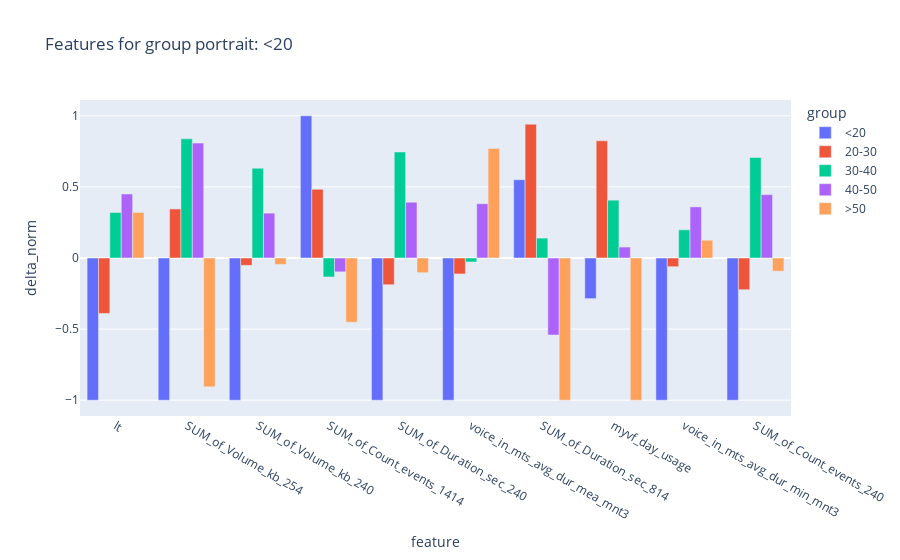
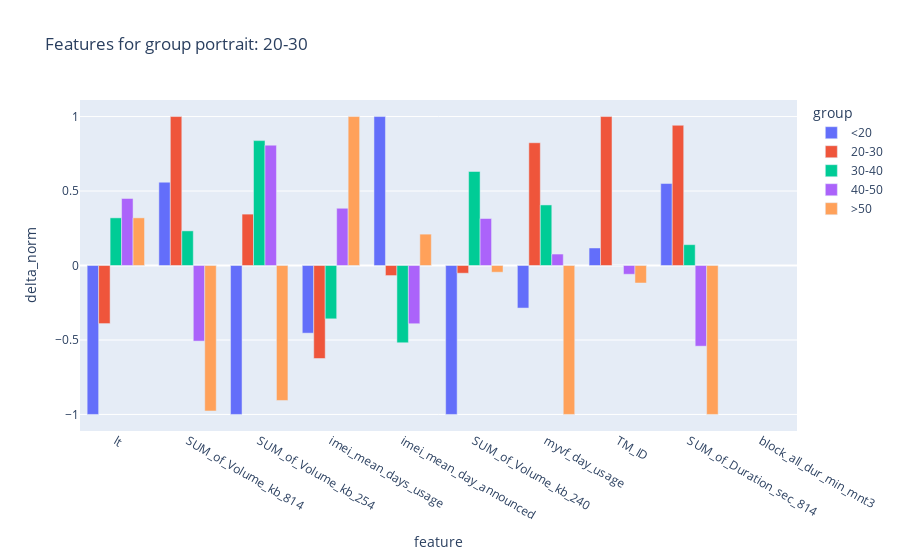
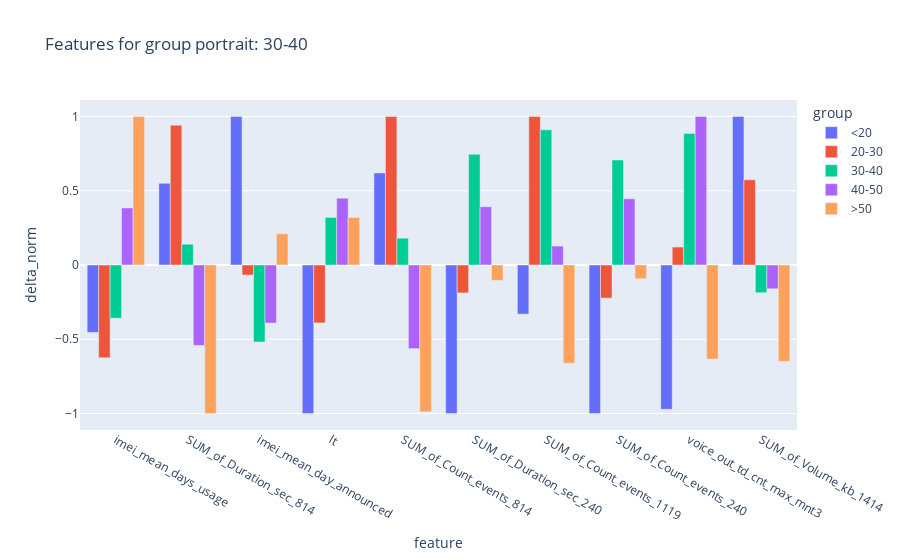
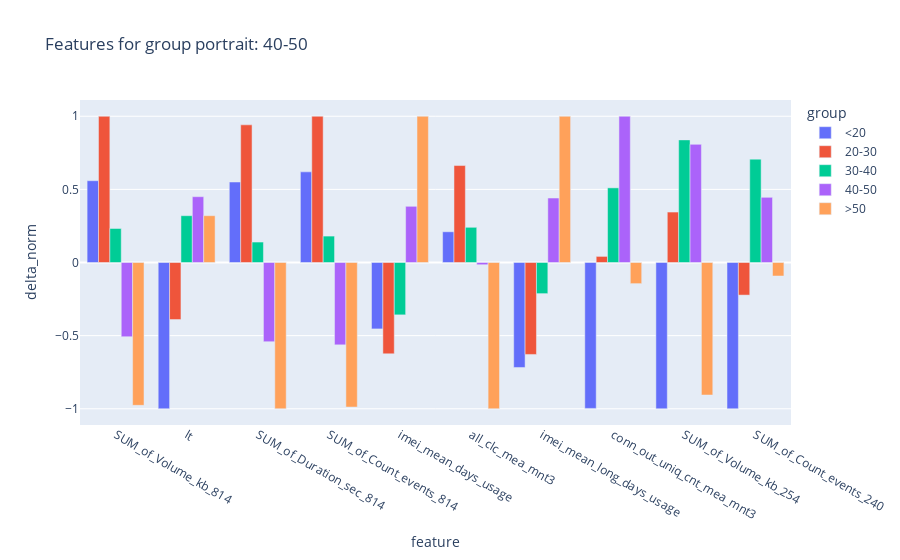

The notebook cell these images were saved under, in order:
### Code cell
for index, group in enumerate(group_names):
    df_chart = df_stats[
        (df_stats["metric"] == "50%") & (df_stats["feature"].isin(groups[index]))
    ]

    df_chart["order"] = df_chart.apply(
        lambda row: 10 * group_names.index(row["group"])
        + groups[index].index(row["feature"]),
        axis=1,
    )

    px.bar(
        df_chart.sort_values(by="order", ascending=True),
        x="feature",
        y="delta_norm",
        color="group",
        barmode="group",
        hover_data=["delta", "value", "value_rest"],
        title=f"Features for group portrait: {group}",
    ).show()

### Figure 1 — Plotly figure (JSON) as saved in the notebook; plotly's stock layout.template omitted (floating-point values rounded to 4 significant figures)
{"data": [{"alignmentgroup": "True", "customdata": [[-0.3906, 5.664, 6.055], [-28.62, 119.2, 147.9], [-37.44, 77.38, 114.8], [48.12, 61.34, 13.23], [-27.25, 64.56, 91.81], [-7.164, 16.82, 23.98], [33.44, 108.1, 74.62], [-0.8125, 51.25, 52.06], [-13.93, 0, 13.93], [-21.31, 32.62, 53.94]], "hovertemplate": "group=<20<br>feature=%{x}<br>delta_norm=%{y}<br>delta=%{customdata[0]}<br>value=%{customdata[1]}<br>value_rest=%{customdata[2]}<extra></extra>", "legendgroup": "<20", "marker": {"color": "#636efa", "pattern": {"shape": ""}}, "name": "<20", "offsetgroup": "<20", "orientation": "v", "showlegend": true, "textposition": "auto", "type": "bar", "x": ["lt", "SUM_of_Volume_kb_254", "SUM_of_Volume_kb_240", "SUM_of_Count_events_1414", "SUM_of_Duration_sec_240", "voice_in_mts_avg_dur_mea_mnt3", "SUM_of_Duration_sec_814", "myvf_day_usage", "voice_in_mts_avg_dur_min_mnt3", "SUM_of_Count_events_240"], "xaxis": "x", "y": [-1, -1, -1, 1, -1, -1, 0.5504, -0.2857, -1, -1], "yaxis": "y"}, {"alignmentgroup": "True", "customdata": [[-0.1523, 5.883, 6.035], [9.875, 148.6, 138.8], [-1.938, 106.4, 108.4], [23.27, 37.5, 14.23], [-5.125, 82.75, 87.88], [-0.8047, 22.13, 22.94], [57.19, 123.6, 66.38], [2.344, 53.69, 51.34], [-0.8516, 11.62, 12.47], [-4.75, 46.19, 50.94]], "hovertemplate": "group=20-30<br>feature=%{x}<br>delta_norm=%{y}<br>delta=%{customdata[0]}<br>value=%{customdata[1]}<br>value_rest=%{customdata[2]}<extra></extra>", "legendgroup": "20-30", "marker": {"color": "#EF553B", "pattern": {"shape": ""}}, "name": "20-30", "offsetgroup": "20-30", "orientation": "v", "showlegend": true, "textposition": "auto", "type": "bar", "x": ["lt", "SUM_of_Volume_kb_254", "SUM_of_Volume_kb_240", "SUM_of_Count_events_1414", "SUM_of_Duration_sec_240", "voice_in_mts_avg_dur_mea_mnt3", "SUM_of_Duration_sec_814", "myvf_day_usage", "voice_in_mts_avg_dur_min_mnt3", "SUM_of_Count_events_240"], "xaxis": "x", "y": [-0.39, 0.345, -0.05175, 0.4835, -0.1881, -0.1123, 0.9414, 0.8242, -0.06113, -0.2229], "yaxis": "y"}, {"alignmentgroup": "True", "customdata": [[0.125, 6.078, 5.953], [24, 159.6, 135.6], [23.62, 124.9, 101.2], [-6.414, 13.23, 19.64], [20.31, 101.4, 81.06], [-0.2031, 22.64, 22.84], [8.5, 86, 77.5], [1.156, 52.72, 51.56], [2.758, 14.25, 11.49], [15.06, 60.69, 45.62]], "hovertemplate": "group=30-40<br>feature=%{x}<br>delta_norm=%{y}<br>delta=%{customdata[0]}<br>value=%{customdata[1]}<br>value_rest=%{customdata[2]}<extra></extra>", "legendgroup": "30-40", "marker": {"color": "#00cc96", "pattern": {"shape": ""}}, "name": "30-40", "offsetgroup": "30-40", "orientation": "v", "showlegend": true, "textposition": "auto", "type": "bar", "x": ["lt", "SUM_of_Volume_kb_254", "SUM_of_Volume_kb_240", "SUM_of_Count_events_1414", "SUM_of_Duration_sec_240", "voice_in_mts_avg_dur_mea_mnt3", "SUM_of_Duration_sec_814", "myvf_day_usage", "voice_in_mts_avg_dur_min_mnt3", "SUM_of_Count_events_240"], "xaxis": "x", "y": [0.32, 0.8384, 0.6311, -0.1333, 0.7454, -0.02835, 0.1399, 0.4066, 0.198, 0.7067], "yaxis": "y"}, {"alignmentgroup": "True", "customdata": [[0.1758, 6.148, 5.973], [23.12, 162.4, 139.2], [11.81, 117.8, 105.9], [-4.68, 13.23, 17.91], [10.69, 95.94, 85.25], [2.734, 25.09, 22.36], [-32.91, 52.78, 85.69], [0.2188, 52.09, 51.88], [5.008, 16.47, 11.46], [9.5, 57.94, 48.44]], "hovertemplate": "group=40-50<br>feature=%{x}<br>delta_norm=%{y}<br>delta=%{customdata[0]}<br>value=%{customdata[1]}<br>value_rest=%{customdata[2]}<extra></extra>", "legendgroup": "40-50", "marker": {"color": "#ab63fa", "pattern": {"shape": ""}}, "name": "40-50", "offsetgroup": "40-50", "orientation": "v", "showlegend": true, "textposition": "auto", "type": "bar", "x": ["lt", "SUM_of_Volume_kb_254", "SUM_of_Volume_kb_240", "SUM_of_Count_events_1414", "SUM_of_Duration_sec_240", "voice_in_mts_avg_dur_mea_mnt3", "SUM_of_Duration_sec_814", "myvf_day_usage", "voice_in_mts_avg_dur_min_mnt3", "SUM_of_Count_events_240"], "xaxis": "x", "y": [0.45, 0.8079, 0.3155, -0.09726, 0.3922, 0.3817, -0.5417, 0.07692, 0.3595, 0.4457], "yaxis": "y"}, {"alignmentgroup": "True", "customdata": [[0.125, 6.086, 5.961], [-25.94, 120.4, 146.4], [-1.688, 106.6, 108.2], [-21.7, 2.922, 24.62], [-2.812, 84.62, 87.44], [5.516, 27.22, 21.7], [-60.75, 35.94, 96.69], [-2.844, 49.75, 52.59], [1.742, 13.73, 11.98], [-1.969, 48.41, 50.38]], "hovertemplate": "group=>50<br>feature=%{x}<br>delta_norm=%{y}<br>delta=%{customdata[0]}<br>value=%{customdata[1]}<br>value_rest=%{customdata[2]}<extra></extra>", "legendgroup": ">50", "marker": {"color": "#FFA15A", "pattern": {"shape": ""}}, "name": ">50", "offsetgroup": ">50", "orientation": "v", "showlegend": true, "textposition": "auto", "type": "bar", "x": ["lt", "SUM_of_Volume_kb_254", "SUM_of_Volume_kb_240", "SUM_of_Count_events_1414", "SUM_of_Duration_sec_240", "voice_in_mts_avg_dur_mea_mnt3", "SUM_of_Duration_sec_814", "myvf_day_usage", "voice_in_mts_avg_dur_min_mnt3", "SUM_of_Count_events_240"], "xaxis": "x", "y": [0.32, -0.9061, -0.04508, -0.451, -0.1032, 0.7699, -1, -1, 0.1251, -0.09238], "yaxis": "y"}], "layout": {"barmode": "group", "legend": {"title": {"text": "group"}, "tracegroupgap": 0}, "title": {"text": "Features for group portrait: <20"}, "xaxis": {"anchor": "y", "domain": [0, 1], "title": {"text": "feature"}}, "yaxis": {"anchor": "x", "domain": [0, 1], "title": {"text": "delta_norm"}}}}

### Figure 2 — Plotly figure (JSON) as saved in the notebook; plotly's stock layout.template omitted (floating-point values rounded to 4 significant figures)
{"data": [{"alignmentgroup": "True", "customdata": [[-0.3906, 5.664, 6.055], [69, 177.6, 108.6], [-28.62, 119.2, 147.9], [-3.25, 35.03, 38.28], [4.156, 52.09, 47.94], [-37.44, 77.38, 114.8], [-0.8125, 51.25, 52.06], [4, 3916, 3912], [33.44, 108.1, 74.62], [0, 0, 0]], "hovertemplate": "group=<20<br>feature=%{x}<br>delta_norm=%{y}<br>delta=%{customdata[0]}<br>value=%{customdata[1]}<br>value_rest=%{customdata[2]}<extra></extra>", "legendgroup": "<20", "marker": {"color": "#636efa", "pattern": {"shape": ""}}, "name": "<20", "offsetgroup": "<20", "orientation": "v", "showlegend": true, "textposition": "auto", "type": "bar", "x": ["lt", "SUM_of_Volume_kb_814", "SUM_of_Volume_kb_254", "imei_mean_days_usage", "imei_mean_day_announced", "SUM_of_Volume_kb_240", "myvf_day_usage", "TM_ID", "SUM_of_Duration_sec_814", "block_all_dur_min_mnt3"], "xaxis": "x", "y": [-1, 0.5593, -1, -0.4541, 1, -1, -0.2857, 0.1176, 0.5504, null], "yaxis": "y"}, {"alignmentgroup": "True", "customdata": [[-0.1523, 5.883, 6.035], [123.4, 214.8, 91.38], [9.875, 148.6, 138.8], [-4.469, 34, 38.47], [-0.2812, 48.34, 48.62], [-1.938, 106.4, 108.4], [2.344, 53.69, 51.34], [34, 3946, 3912], [57.19, 123.6, 66.38], [0, 0, 0]], "hovertemplate": "group=20-30<br>feature=%{x}<br>delta_norm=%{y}<br>delta=%{customdata[0]}<br>value=%{customdata[1]}<br>value_rest=%{customdata[2]}<extra></extra>", "legendgroup": "20-30", "marker": {"color": "#EF553B", "pattern": {"shape": ""}}, "name": "20-30", "offsetgroup": "20-30", "orientation": "v", "showlegend": true, "textposition": "auto", "type": "bar", "x": ["lt", "SUM_of_Volume_kb_814", "SUM_of_Volume_kb_254", "imei_mean_days_usage", "imei_mean_day_announced", "SUM_of_Volume_kb_240", "myvf_day_usage", "TM_ID", "SUM_of_Duration_sec_814", "block_all_dur_min_mnt3"], "xaxis": "x", "y": [-0.39, 1, 0.345, -0.6245, -0.06767, -0.05175, 0.8242, 1, 0.9414, null], "yaxis": "y"}, {"alignmentgroup": "True", "customdata": [[0.125, 6.078, 5.953], [28.69, 141.5, 112.8], [24, 159.6, 135.6], [-2.562, 36.03, 38.59], [-2.156, 47.16, 49.31], [23.62, 124.9, 101.2], [1.156, 52.72, 51.56], [0, 3912, 3912], [8.5, 86, 77.5], [0, 0, 0]], "hovertemplate": "group=30-40<br>feature=%{x}<br>delta_norm=%{y}<br>delta=%{customdata[0]}<br>value=%{customdata[1]}<br>value_rest=%{customdata[2]}<extra></extra>", "legendgroup": "30-40", "marker": {"color": "#00cc96", "pattern": {"shape": ""}}, "name": "30-40", "offsetgroup": "30-40", "orientation": "v", "showlegend": true, "textposition": "auto", "type": "bar", "x": ["lt", "SUM_of_Volume_kb_814", "SUM_of_Volume_kb_254", "imei_mean_days_usage", "imei_mean_day_announced", "SUM_of_Volume_kb_240", "myvf_day_usage", "TM_ID", "SUM_of_Duration_sec_814", "block_all_dur_min_mnt3"], "xaxis": "x", "y": [0.32, 0.2325, 0.8384, -0.3581, -0.5188, 0.6311, 0.4066, 0, 0.1399, null], "yaxis": "y"}, {"alignmentgroup": "True", "customdata": [[0.1758, 6.148, 5.973], [-62.62, 72.5, 135.1], [23.12, 162.4, 139.2], [2.75, 40.03, 37.28], [-1.625, 47.12, 48.75], [11.81, 117.8, 105.9], [0.2188, 52.09, 51.88], [-2, 3910, 3912], [-32.91, 52.78, 85.69], [0, 0, 0]], "hovertemplate": "group=40-50<br>feature=%{x}<br>delta_norm=%{y}<br>delta=%{customdata[0]}<br>value=%{customdata[1]}<br>value_rest=%{customdata[2]}<extra></extra>", "legendgroup": "40-50", "marker": {"color": "#ab63fa", "pattern": {"shape": ""}}, "name": "40-50", "offsetgroup": "40-50", "orientation": "v", "showlegend": true, "textposition": "auto", "type": "bar", "x": ["lt", "SUM_of_Volume_kb_814", "SUM_of_Volume_kb_254", "imei_mean_days_usage", "imei_mean_day_announced", "SUM_of_Volume_kb_240", "myvf_day_usage", "TM_ID", "SUM_of_Duration_sec_814", "block_all_dur_min_mnt3"], "xaxis": "x", "y": [0.45, -0.5076, 0.8079, 0.3843, -0.391, 0.3155, 0.07692, -0.05882, -0.5417, null], "yaxis": "y"}, {"alignmentgroup": "True", "customdata": [[0.125, 6.086, 5.961], [-120.5, 41.25, 161.8], [-25.94, 120.4, 146.4], [7.156, 43.09, 35.94], [0.875, 49.25, 48.38], [-1.688, 106.6, 108.2], [-2.844, 49.75, 52.59], [-4, 3908, 3912], [-60.75, 35.94, 96.69], [0, 0, 0]], "hovertemplate": "group=>50<br>feature=%{x}<br>delta_norm=%{y}<br>delta=%{customdata[0]}<br>value=%{customdata[1]}<br>value_rest=%{customdata[2]}<extra></extra>", "legendgroup": ">50", "marker": {"color": "#FFA15A", "pattern": {"shape": ""}}, "name": ">50", "offsetgroup": ">50", "orientation": "v", "showlegend": true, "textposition": "auto", "type": "bar", "x": ["lt", "SUM_of_Volume_kb_814", "SUM_of_Volume_kb_254", "imei_mean_days_usage", "imei_mean_day_announced", "SUM_of_Volume_kb_240", "myvf_day_usage", "TM_ID", "SUM_of_Duration_sec_814", "block_all_dur_min_mnt3"], "xaxis": "x", "y": [0.32, -0.9767, -0.9061, 1, 0.2105, -0.04508, -1, -0.1176, -1, null], "yaxis": "y"}], "layout": {"barmode": "group", "legend": {"title": {"text": "group"}, "tracegroupgap": 0}, "title": {"text": "Features for group portrait: 20-30"}, "xaxis": {"anchor": "y", "domain": [0, 1], "title": {"text": "feature"}}, "yaxis": {"anchor": "x", "domain": [0, 1], "title": {"text": "delta_norm"}}}}

### Figure 3 — Plotly figure (JSON) as saved in the notebook; plotly's stock layout.template omitted (floating-point values rounded to 4 significant figures)
{"data": [{"alignmentgroup": "True", "customdata": [[-3.25, 35.03, 38.28], [33.44, 108.1, 74.62], [4.156, 52.09, 47.94], [-0.3906, 5.664, 6.055], [29.16, 63.94, 34.78], [-27.25, 64.56, 91.81], [-3.59, 0, 3.59], [-21.31, 32.62, 53.94], [-3.766, 9.023, 12.79], [113.0, 175.9, 62.84]], "hovertemplate": "group=<20<br>feature=%{x}<br>delta_norm=%{y}<br>delta=%{customdata[0]}<br>value=%{customdata[1]}<br>value_rest=%{customdata[2]}<extra></extra>", "legendgroup": "<20", "marker": {"color": "#636efa", "pattern": {"shape": ""}}, "name": "<20", "offsetgroup": "<20", "orientation": "v", "showlegend": true, "textposition": "auto", "type": "bar", "x": ["imei_mean_days_usage", "SUM_of_Duration_sec_814", "imei_mean_day_announced", "lt", "SUM_of_Count_events_814", "SUM_of_Duration_sec_240", "SUM_of_Count_events_1119", "SUM_of_Count_events_240", "voice_out_td_cnt_max_mnt3", "SUM_of_Volume_kb_1414"], "xaxis": "x", "y": [-0.4541, 0.5504, 1, -1, 0.6197, -1, -0.3307, -1, -0.9718, 1], "yaxis": "y"}, {"alignmentgroup": "True", "customdata": [[-4.469, 34, 38.47], [57.19, 123.6, 66.38], [-0.2812, 48.34, 48.62], [-0.1523, 5.883, 6.035], [47.05, 75.19, 28.14], [-5.125, 82.75, 87.88], [10.86, 12.34, 1.48], [-4.75, 46.19, 50.94], [0.4688, 12.57, 12.1], [64.81, 129.5, 64.69]], "hovertemplate": "group=20-30<br>feature=%{x}<br>delta_norm=%{y}<br>delta=%{customdata[0]}<br>value=%{customdata[1]}<br>value_rest=%{customdata[2]}<extra></extra>", "legendgroup": "20-30", "marker": {"color": "#EF553B", "pattern": {"shape": ""}}, "name": "20-30", "offsetgroup": "20-30", "orientation": "v", "showlegend": true, "textposition": "auto", "type": "bar", "x": ["imei_mean_days_usage", "SUM_of_Duration_sec_814", "imei_mean_day_announced", "lt", "SUM_of_Count_events_814", "SUM_of_Duration_sec_240", "SUM_of_Count_events_1119", "SUM_of_Count_events_240", "voice_out_td_cnt_max_mnt3", "SUM_of_Volume_kb_1414"], "xaxis": "x", "y": [-0.6245, 0.9414, -0.06767, -0.39, 1, -0.1881, 1, -0.2229, 0.121, 0.5734], "yaxis": "y"}, {"alignmentgroup": "True", "customdata": [[-2.562, 36.03, 38.59], [8.5, 86, 77.5], [-2.156, 47.16, 49.31], [0.125, 6.078, 5.953], [8.5, 45.66, 37.16], [20.31, 101.4, 81.06], [9.879, 11.36, 1.48], [15.06, 60.69, 45.62], [3.43, 14.79, 11.36], [-21.09, 63.34, 84.44]], "hovertemplate": "group=30-40<br>feature=%{x}<br>delta_norm=%{y}<br>delta=%{customdata[0]}<br>value=%{customdata[1]}<br>value_rest=%{customdata[2]}<extra></extra>", "legendgroup": "30-40", "marker": {"color": "#00cc96", "pattern": {"shape": ""}}, "name": "30-40", "offsetgroup": "30-40", "orientation": "v", "showlegend": true, "textposition": "auto", "type": "bar", "x": ["imei_mean_days_usage", "SUM_of_Duration_sec_814", "imei_mean_day_announced", "lt", "SUM_of_Count_events_814", "SUM_of_Duration_sec_240", "SUM_of_Count_events_1119", "SUM_of_Count_events_240", "voice_out_td_cnt_max_mnt3", "SUM_of_Volume_kb_1414"], "xaxis": "x", "y": [-0.3581, 0.1399, -0.5188, 0.32, 0.1807, 0.7454, 0.91, 0.7067, 0.8851, -0.1866], "yaxis": "y"}, {"alignmentgroup": "True", "customdata": [[2.75, 40.03, 37.28], [-32.91, 52.78, 85.69], [-1.625, 47.12, 48.75], [0.1758, 6.148, 5.973], [-26.48, 18.3, 44.78], [10.69, 95.94, 85.25], [1.383, 3.59, 2.207], [9.5, 57.94, 48.44], [3.875, 15.49, 11.62], [-18.12, 61.75, 79.88]], "hovertemplate": "group=40-50<br>feature=%{x}<br>delta_norm=%{y}<br>delta=%{customdata[0]}<br>value=%{customdata[1]}<br>value_rest=%{customdata[2]}<extra></extra>", "legendgroup": "40-50", "marker": {"color": "#ab63fa", "pattern": {"shape": ""}}, "name": "40-50", "offsetgroup": "40-50", "orientation": "v", "showlegend": true, "textposition": "auto", "type": "bar", "x": ["imei_mean_days_usage", "SUM_of_Duration_sec_814", "imei_mean_day_announced", "lt", "SUM_of_Count_events_814", "SUM_of_Duration_sec_240", "SUM_of_Count_events_1119", "SUM_of_Count_events_240", "voice_out_td_cnt_max_mnt3", "SUM_of_Volume_kb_1414"], "xaxis": "x", "y": [0.3843, -0.5417, -0.391, 0.45, -0.5629, 0.3922, 0.1274, 0.4457, 1, -0.1604], "yaxis": "y"}, {"alignmentgroup": "True", "customdata": [[7.156, 43.09, 35.94], [-60.75, 35.94, 96.69], [0.875, 49.25, 48.38], [0.125, 6.086, 5.961], [-46.5, 7.965, 54.47], [-2.812, 84.62, 87.44], [-7.176, 0, 7.176], [-1.969, 48.41, 50.38], [-2.453, 10.55, 13.01], [-73.36, 23.77, 97.12]], "hovertemplate": "group=>50<br>feature=%{x}<br>delta_norm=%{y}<br>delta=%{customdata[0]}<br>value=%{customdata[1]}<br>value_rest=%{customdata[2]}<extra></extra>", "legendgroup": ">50", "marker": {"color": "#FFA15A", "pattern": {"shape": ""}}, "name": ">50", "offsetgroup": ">50", "orientation": "v", "showlegend": true, "textposition": "auto", "type": "bar", "x": ["imei_mean_days_usage", "SUM_of_Duration_sec_814", "imei_mean_day_announced", "lt", "SUM_of_Count_events_814", "SUM_of_Duration_sec_240", "SUM_of_Count_events_1119", "SUM_of_Count_events_240", "voice_out_td_cnt_max_mnt3", "SUM_of_Volume_kb_1414"], "xaxis": "x", "y": [1, -1, 0.2105, 0.32, -0.9885, -0.1032, -0.661, -0.09238, -0.6331, -0.649], "yaxis": "y"}], "layout": {"barmode": "group", "legend": {"title": {"text": "group"}, "tracegroupgap": 0}, "title": {"text": "Features for group portrait: 30-40"}, "xaxis": {"anchor": "y", "domain": [0, 1], "title": {"text": "feature"}}, "yaxis": {"anchor": "x", "domain": [0, 1], "title": {"text": "delta_norm"}}}}

### Figure 4 — Plotly figure (JSON) as saved in the notebook; plotly's stock layout.template omitted (floating-point values rounded to 4 significant figures)
{"data": [{"alignmentgroup": "True", "customdata": [[69, 177.6, 108.6], [-0.3906, 5.664, 6.055], [33.44, 108.1, 74.62], [29.16, 63.94, 34.78], [-3.25, 35.03, 38.28], [1.18, 7.742, 6.562], [-4.531, 39.03, 43.56], [-2.428, 2.268, 4.695], [-28.62, 119.2, 147.9], [-21.31, 32.62, 53.94]], "hovertemplate": "group=<20<br>feature=%{x}<br>delta_norm=%{y}<br>delta=%{customdata[0]}<br>value=%{customdata[1]}<br>value_rest=%{customdata[2]}<extra></extra>", "legendgroup": "<20", "marker": {"color": "#636efa", "pattern": {"shape": ""}}, "name": "<20", "offsetgroup": "<20", "orientation": "v", "showlegend": true, "textposition": "auto", "type": "bar", "x": ["SUM_of_Volume_kb_814", "lt", "SUM_of_Duration_sec_814", "SUM_of_Count_events_814", "imei_mean_days_usage", "all_clc_mea_mnt3", "imei_mean_long_days_usage", "conn_out_uniq_cnt_mea_mnt3", "SUM_of_Volume_kb_254", "SUM_of_Count_events_240"], "xaxis": "x", "y": [0.5593, -1, 0.5504, 0.6197, -0.4541, 0.2101, -0.7178, -0.9976, -1, -1], "yaxis": "y"}, {"alignmentgroup": "True", "customdata": [[123.4, 214.8, 91.38], [-0.1523, 5.883, 6.035], [57.19, 123.6, 66.38], [47.05, 75.19, 28.14], [-4.469, 34, 38.47], [3.723, 10.09, 6.371], [-3.969, 39.5, 43.47], [0.1016, 4.262, 4.16], [9.875, 148.6, 138.8], [-4.75, 46.19, 50.94]], "hovertemplate": "group=20-30<br>feature=%{x}<br>delta_norm=%{y}<br>delta=%{customdata[0]}<br>value=%{customdata[1]}<br>value_rest=%{customdata[2]}<extra></extra>", "legendgroup": "20-30", "marker": {"color": "#EF553B", "pattern": {"shape": ""}}, "name": "20-30", "offsetgroup": "20-30", "orientation": "v", "showlegend": true, "textposition": "auto", "type": "bar", "x": ["SUM_of_Volume_kb_814", "lt", "SUM_of_Duration_sec_814", "SUM_of_Count_events_814", "imei_mean_days_usage", "all_clc_mea_mnt3", "imei_mean_long_days_usage", "conn_out_uniq_cnt_mea_mnt3", "SUM_of_Volume_kb_254", "SUM_of_Count_events_240"], "xaxis": "x", "y": [1, -0.39, 0.9414, 1, -0.6245, 0.663, -0.6287, 0.04173, 0.345, -0.2229], "yaxis": "y"}, {"alignmentgroup": "True", "customdata": [[28.69, 141.5, 112.8], [0.125, 6.078, 5.953], [8.5, 86, 77.5], [8.5, 45.66, 37.16], [-2.562, 36.03, 38.59], [1.352, 7.766, 6.414], [-1.344, 41.94, 43.28], [1.242, 5.148, 3.906], [24, 159.6, 135.6], [15.06, 60.69, 45.62]], "hovertemplate": "group=30-40<br>feature=%{x}<br>delta_norm=%{y}<br>delta=%{customdata[0]}<br>value=%{customdata[1]}<br>value_rest=%{customdata[2]}<extra></extra>", "legendgroup": "30-40", "marker": {"color": "#00cc96", "pattern": {"shape": ""}}, "name": "30-40", "offsetgroup": "30-40", "orientation": "v", "showlegend": true, "textposition": "auto", "type": "bar", "x": ["SUM_of_Volume_kb_814", "lt", "SUM_of_Duration_sec_814", "SUM_of_Count_events_814", "imei_mean_days_usage", "all_clc_mea_mnt3", "imei_mean_long_days_usage", "conn_out_uniq_cnt_mea_mnt3", "SUM_of_Volume_kb_254", "SUM_of_Count_events_240"], "xaxis": "x", "y": [0.2325, 0.32, 0.1399, 0.1807, -0.3581, 0.2407, -0.2129, 0.5104, 0.8384, 0.7067], "yaxis": "y"}, {"alignmentgroup": "True", "customdata": [[-62.62, 72.5, 135.1], [0.1758, 6.148, 5.973], [-32.91, 52.78, 85.69], [-26.48, 18.3, 44.78], [2.75, 40.03, 37.28], [-0.08594, 6.578, 6.664], [2.781, 45.19, 42.41], [2.434, 6.34, 3.906], [23.12, 162.4, 139.2], [9.5, 57.94, 48.44]], "hovertemplate": "group=40-50<br>feature=%{x}<br>delta_norm=%{y}<br>delta=%{customdata[0]}<br>value=%{customdata[1]}<br>value_rest=%{customdata[2]}<extra></extra>", "legendgroup": "40-50", "marker": {"color": "#ab63fa", "pattern": {"shape": ""}}, "name": "40-50", "offsetgroup": "40-50", "orientation": "v", "showlegend": true, "textposition": "auto", "type": "bar", "x": ["SUM_of_Volume_kb_814", "lt", "SUM_of_Duration_sec_814", "SUM_of_Count_events_814", "imei_mean_days_usage", "all_clc_mea_mnt3", "imei_mean_long_days_usage", "conn_out_uniq_cnt_mea_mnt3", "SUM_of_Volume_kb_254", "SUM_of_Count_events_240"], "xaxis": "x", "y": [-0.5076, 0.45, -0.5417, -0.5629, 0.3843, -0.0153, 0.4406, 1, 0.8079, 0.4457], "yaxis": "y"}, {"alignmentgroup": "True", "customdata": [[-120.5, 41.25, 161.8], [0.125, 6.086, 5.961], [-60.75, 35.94, 96.69], [-46.5, 7.965, 54.47], [7.156, 43.09, 35.94], [-5.615, 2.416, 8.031], [6.312, 47.47, 41.16], [-0.3516, 3.957, 4.309], [-25.94, 120.4, 146.4], [-1.969, 48.41, 50.38]], "hovertemplate": "group=>50<br>feature=%{x}<br>delta_norm=%{y}<br>delta=%{customdata[0]}<br>value=%{customdata[1]}<br>value_rest=%{customdata[2]}<extra></extra>", "legendgroup": ">50", "marker": {"color": "#FFA15A", "pattern": {"shape": ""}}, "name": ">50", "offsetgroup": ">50", "orientation": "v", "showlegend": true, "textposition": "auto", "type": "bar", "x": ["SUM_of_Volume_kb_814", "lt", "SUM_of_Duration_sec_814", "SUM_of_Count_events_814", "imei_mean_days_usage", "all_clc_mea_mnt3", "imei_mean_long_days_usage", "conn_out_uniq_cnt_mea_mnt3", "SUM_of_Volume_kb_254", "SUM_of_Count_events_240"], "xaxis": "x", "y": [-0.9767, 0.32, -1, -0.9885, 1, -1, 1, -0.1445, -0.9061, -0.09238], "yaxis": "y"}], "layout": {"barmode": "group", "legend": {"title": {"text": "group"}, "tracegroupgap": 0}, "title": {"text": "Features for group portrait: 40-50"}, "xaxis": {"anchor": "y", "domain": [0, 1], "title": {"text": "feature"}}, "yaxis": {"anchor": "x", "domain": [0, 1], "title": {"text": "delta_norm"}}}}
